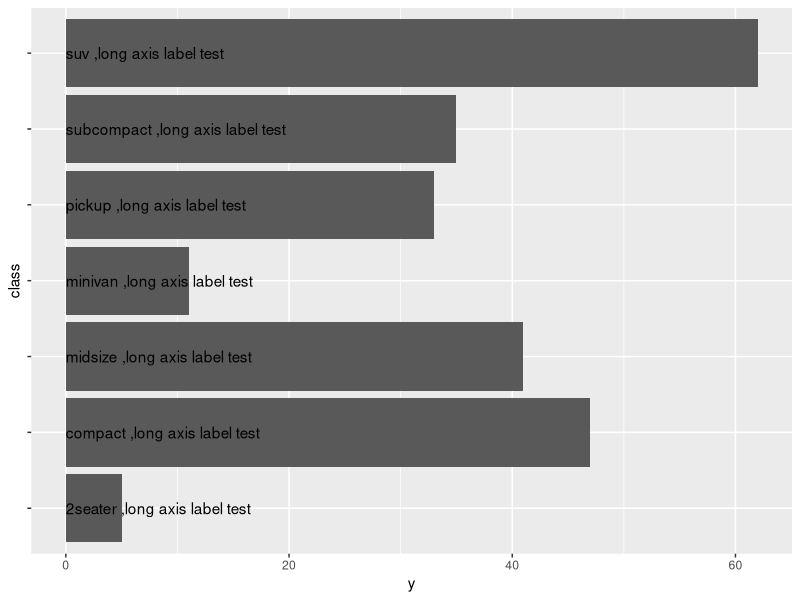
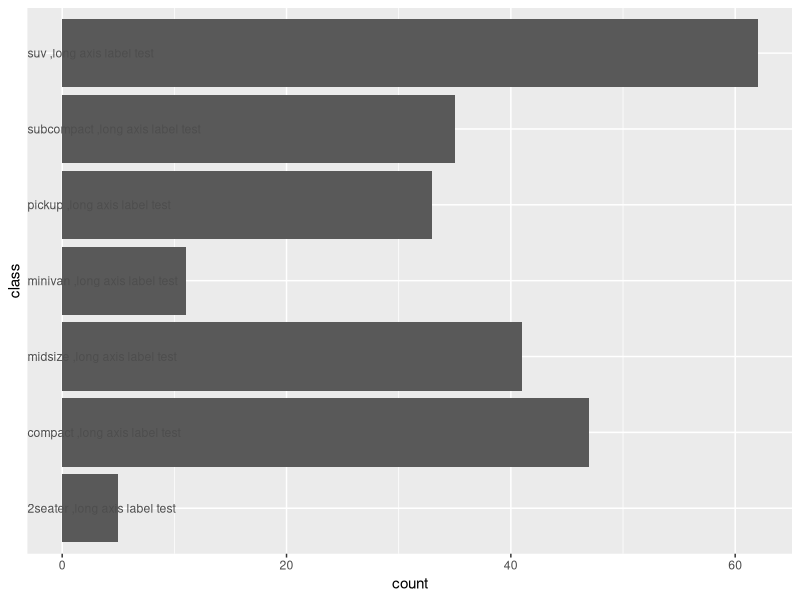
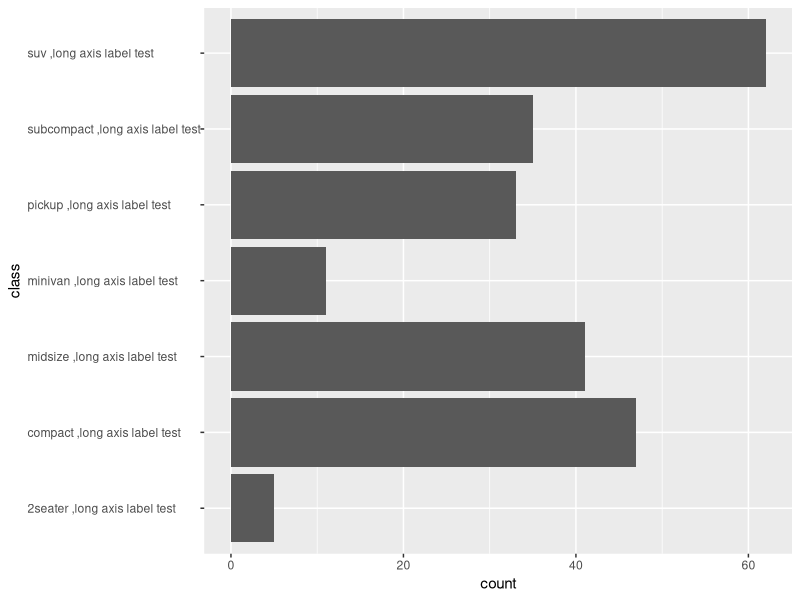
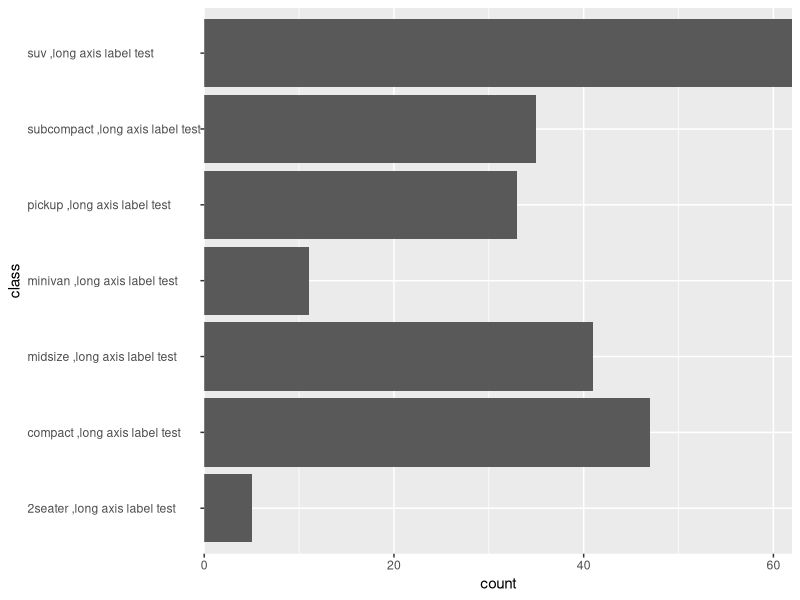

Here is the R script that generated these plots, in order:
## ---- chunk 1
library(ggplot2)

mpg$class <- paste(mpg$class, ",long axis label test")
p <- ggplot(mpg, aes(class)) + 
  geom_bar() +
  coord_flip()
## ---- chunk 2
# 构建label数据，纵坐标为0，横坐标为class
label_df <- data.frame(class = unique(mpg$class), 
  y = rep(0, length(class)))
# 删除原有label，并添加text标注
# 图行flip后，只有theme的x, y 会交换，geom中不需要改变
p + geom_text(data = label_df, aes(label = class, y = y), hjust = 0) +
  theme(axis.text.y = element_blank())
## ---- chunk 3
library(grid)
library(gtable)
# 首先 label左对齐
p2 <- p + theme(axis.text.y = element_text(hjust = 0))
gp <- ggplotGrob(p2)
# locate the grob that corresponds to y-axis labels
y.label.grob <- gp$grobs[[which(gp$layout$name == "axis-l")]]$children$axis 
# remove y-axis labels from the plot, & shrink the space occupied by them
gp$grobs[[which(gp$layout$name == "axis-l")]] <- zeroGrob()
gp$widths[gp$layout$l[which(gp$layout$name == "axis-l")]] <- unit(0, "cm")
# create new gtable
new.y.label.grob <- gtable(heights = unit(1, "npc"))

# place axis ticks in the first column
new.y.label.grob <- gtable_add_cols(new.y.label.grob,
                                    widths = y.label.grob[["widths"]][2])
new.y.label.grob <- gtable_add_grob(new.y.label.grob,
                                    y.label.grob[["grobs"]][[2]],
                                    t = 1, l = 1)

# place axis labels in the second column
new.y.label.grob <- gtable_add_cols(new.y.label.grob,
                                    widths = y.label.grob[["widths"]][1])
new.y.label.grob <- gtable_add_grob(new.y.label.grob,
                                    y.label.grob[["grobs"]][[1]],
                                    t = 1, l = 2)

# add third column that takes up all the remaining space
new.y.label.grob <- gtable_add_cols(new.y.label.grob,
                                    widths = unit(1, "null"))
gp <- gtable_add_grob(gp,
                      new.y.label.grob,
                      t = gp$layout$t[which(gp$layout$name == "panel")],
                      l = gp$layout$l[which(gp$layout$name == "panel")])
grid.newpage()
grid::grid.draw(gp)
## ---- chunk 4
wd <- grid::convertWidth(
  y.label.grob[["widths"]][1], 
  "cm", 
  valueOnly = TRUE
)
# margin
p2 + theme(axis.text.y = element_text(margin = margin(0, -wd, 0, 0, "cm")))
## ---- chunk 5
p2 <- p2 + scale_y_continuous(expand = c(0, 0))
p2 <- p2 + theme(axis.text.y = element_text(hjust = 0))
gp <- ggplotGrob(p2)

wd <- grid::convertWidth(
  y.label.grob[["widths"]][1], 
  "cm", 
  valueOnly = TRUE
)
# margin
p2 + theme(axis.text.y = element_text(margin = margin(0, -wd, 0, 0, "cm")))
